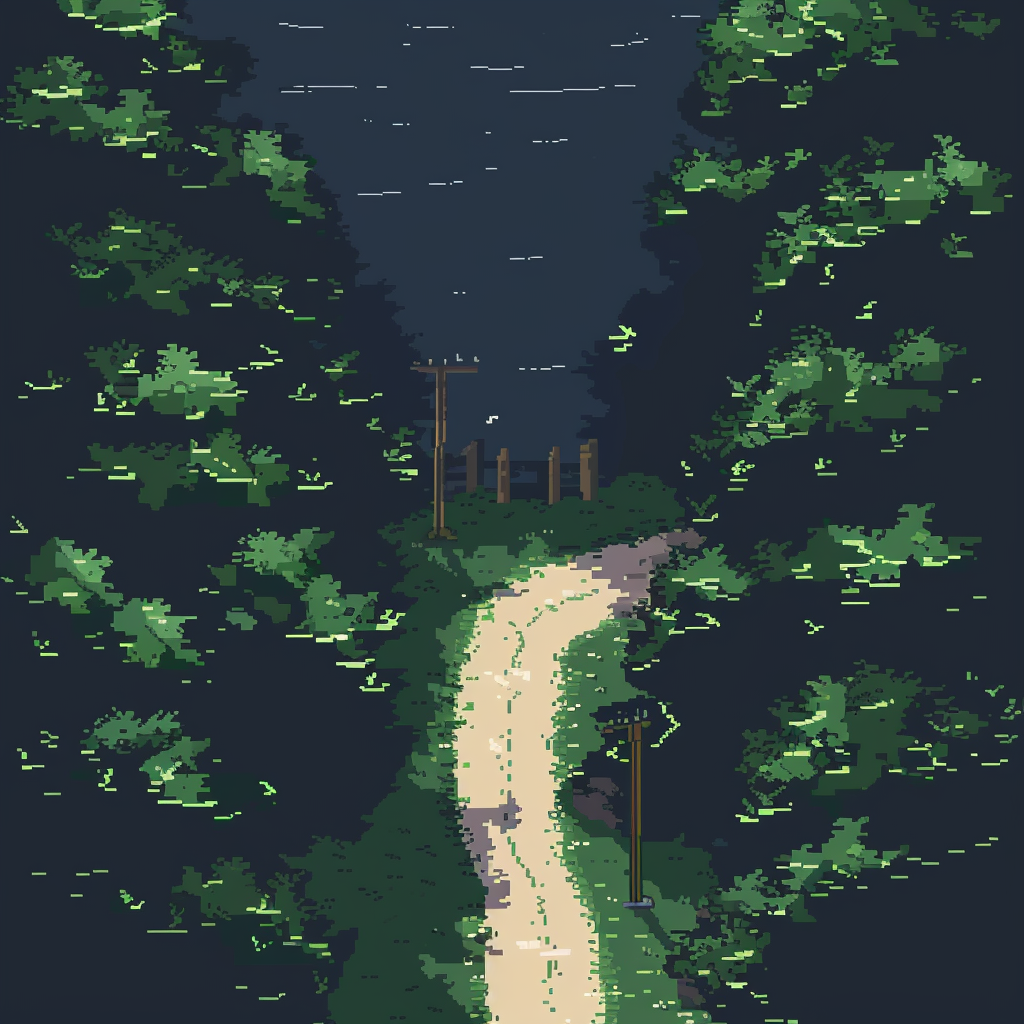

This is a level from a 2D game, rendered from its Tiled map with the project's own tilesets. A one-line summary and the map file follow, with tile-layer data summarised:
An orthogonal 32x32 tile map with 32x32 px tiles, 2 tile layers (FORESTY_ROAD, OBJECT_LAYER).

<map version="1.10" tiledversion="1.10.2" orientation="orthogonal" renderorder="right-down" width="32" height="32" tilewidth="32" tileheight="32" infinite="0" nextlayerid="3" nextobjectid="1">
 <editorsettings>
  <export target="FORESTY_ROAD.tmj" format="json" />
 </editorsettings>
 <tileset firstgid="1" name="FORESTY_ROAD" tilewidth="32" tileheight="32" tilecount="1024" columns="32">
  <image source="../foresty_road.png" width="1024" height="1024" />
 </tileset>
 <layer id="1" name="FORESTY_ROAD" width="32" height="32">
  <data>[1024 cells, 1024 non-empty, 1024 distinct tile ids]</data>
 </layer>
 <layer id="2" name="OBJECT_LAYER" width="32" height="32">
  <data>[1024 cells, 872 non-empty, 872 distinct tile ids]</data>
 </layer>
</map>